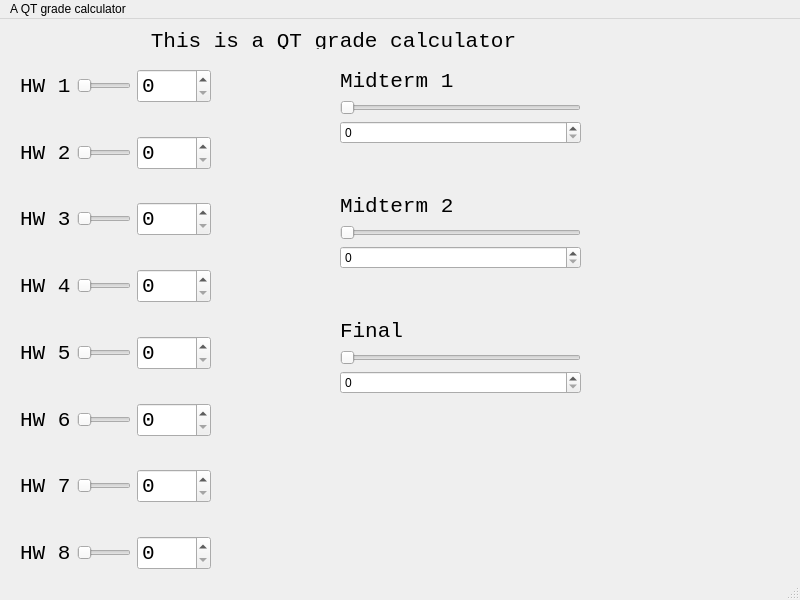
<?xml version="1.0" encoding="UTF-8"?>
<ui version="4.0">
 <class>MainWindow</class>
 <widget class="QMainWindow" name="MainWindow">
  <property name="geometry">
   <rect>
    <x>0</x>
    <y>0</y>
    <width>800</width>
    <height>600</height>
   </rect>
  </property>
  <property name="windowTitle">
   <string>MainWindow</string>
  </property>
  <widget class="QWidget" name="centralwidget">
   <widget class="QLabel" name="label">
    <property name="geometry">
     <rect>
      <x>48</x>
      <y>10</y>
      <width>571</width>
      <height>20</height>
     </rect>
    </property>
    <property name="font">
     <font>
      <family>Courier New</family>
      <pointsize>16</pointsize>
      <weight>50</weight>
      <bold>false</bold>
     </font>
    </property>
    <property name="text">
     <string>&lt;html&gt;&lt;head/&gt;&lt;body&gt;&lt;p align=&quot;center&quot;&gt;This is a QT grade calculator&lt;/p&gt;&lt;/body&gt;&lt;/html&gt;</string>
    </property>
   </widget>
   <widget class="QWidget" name="">
    <property name="geometry">
     <rect>
      <x>20</x>
      <y>50</y>
      <width>191</width>
      <height>501</height>
     </rect>
    </property>
    <property name="font">
     <font>
      <family>Courier New</family>
      <pointsize>16</pointsize>
     </font>
    </property>
    <layout class="QGridLayout" name="gridLayout">
     <item row="9" column="1">
      <widget class="QSlider" name="HW1_slider_5">
       <property name="font">
        <font>
         <family>Courier New</family>
         <pointsize>16</pointsize>
        </font>
       </property>
       <property name="maximum">
        <number>100</number>
       </property>
       <property name="orientation">
        <enum>Qt::Horizontal</enum>
       </property>
      </widget>
     </item>
     <item row="11" column="0">
      <widget class="QLabel" name="label_7">
       <property name="font">
        <font>
         <family>Courier New</family>
         <pointsize>16</pointsize>
        </font>
       </property>
       <property name="text">
        <string>HW 6</string>
       </property>
      </widget>
     </item>
     <item row="5" column="1">
      <widget class="QSlider" name="HW1_slider_3">
       <property name="font">
        <font>
         <family>Courier New</family>
         <pointsize>16</pointsize>
        </font>
       </property>
       <property name="maximum">
        <number>100</number>
       </property>
       <property name="orientation">
        <enum>Qt::Horizontal</enum>
       </property>
      </widget>
     </item>
     <item row="6" column="1">
      <spacer name="verticalSpacer_3">
       <property name="font">
        <font>
         <family>Courier New</family>
         <pointsize>16</pointsize>
        </font>
       </property>
       <property name="orientation">
        <enum>Qt::Vertical</enum>
       </property>
       <property name="sizeHint" stdset="0">
        <size>
         <width>20</width>
         <height>40</height>
        </size>
       </property>
      </spacer>
     </item>
     <item row="0" column="1">
      <widget class="QSlider" name="HW1_slider">
       <property name="font">
        <font>
         <family>Courier New</family>
         <pointsize>16</pointsize>
        </font>
       </property>
       <property name="maximum">
        <number>100</number>
       </property>
       <property name="orientation">
        <enum>Qt::Horizontal</enum>
       </property>
      </widget>
     </item>
     <item row="13" column="1">
      <widget class="QSlider" name="HW1_slider_7">
       <property name="font">
        <font>
         <family>Courier New</family>
         <pointsize>16</pointsize>
        </font>
       </property>
       <property name="maximum">
        <number>100</number>
       </property>
       <property name="orientation">
        <enum>Qt::Horizontal</enum>
       </property>
      </widget>
     </item>
     <item row="15" column="0">
      <widget class="QLabel" name="label_9">
       <property name="font">
        <font>
         <family>Courier New</family>
         <pointsize>16</pointsize>
        </font>
       </property>
       <property name="text">
        <string>HW 8</string>
       </property>
      </widget>
     </item>
     <item row="3" column="0">
      <widget class="QLabel" name="label_3">
       <property name="font">
        <font>
         <family>Courier New</family>
         <pointsize>16</pointsize>
        </font>
       </property>
       <property name="text">
        <string>HW 2</string>
       </property>
      </widget>
     </item>
     <item row="10" column="1">
      <spacer name="verticalSpacer_5">
       <property name="font">
        <font>
         <family>Courier New</family>
         <pointsize>16</pointsize>
        </font>
       </property>
       <property name="orientation">
        <enum>Qt::Vertical</enum>
       </property>
       <property name="sizeHint" stdset="0">
        <size>
         <width>20</width>
         <height>40</height>
        </size>
       </property>
      </spacer>
     </item>
     <item row="7" column="1">
      <widget class="QSlider" name="HW1_slider_4">
       <property name="font">
        <font>
         <family>Courier New</family>
         <pointsize>16</pointsize>
        </font>
       </property>
       <property name="maximum">
        <number>100</number>
       </property>
       <property name="orientation">
        <enum>Qt::Horizontal</enum>
       </property>
      </widget>
     </item>
     <item row="9" column="0">
      <widget class="QLabel" name="label_6">
       <property name="font">
        <font>
         <family>Courier New</family>
         <pointsize>16</pointsize>
        </font>
       </property>
       <property name="text">
        <string>HW 5</string>
       </property>
      </widget>
     </item>
     <item row="3" column="1">
      <widget class="QSlider" name="HW1_slider_2">
       <property name="font">
        <font>
         <family>Courier New</family>
         <pointsize>16</pointsize>
        </font>
       </property>
       <property name="maximum">
        <number>100</number>
       </property>
       <property name="orientation">
        <enum>Qt::Horizontal</enum>
       </property>
      </widget>
     </item>
     <item row="0" column="0">
      <widget class="QLabel" name="label_2">
       <property name="font">
        <font>
         <family>Courier New</family>
         <pointsize>16</pointsize>
        </font>
       </property>
       <property name="text">
        <string>HW 1</string>
       </property>
      </widget>
     </item>
     <item row="5" column="0">
      <widget class="QLabel" name="label_4">
       <property name="font">
        <font>
         <family>Courier New</family>
         <pointsize>16</pointsize>
        </font>
       </property>
       <property name="text">
        <string>HW 3</string>
       </property>
      </widget>
     </item>
     <item row="14" column="1">
      <spacer name="verticalSpacer_7">
       <property name="font">
        <font>
         <family>Courier New</family>
         <pointsize>16</pointsize>
        </font>
       </property>
       <property name="orientation">
        <enum>Qt::Vertical</enum>
       </property>
       <property name="sizeHint" stdset="0">
        <size>
         <width>20</width>
         <height>40</height>
        </size>
       </property>
      </spacer>
     </item>
     <item row="11" column="1">
      <widget class="QSlider" name="HW1_slider_6">
       <property name="font">
        <font>
         <family>Courier New</family>
         <pointsize>16</pointsize>
        </font>
       </property>
       <property name="maximum">
        <number>100</number>
       </property>
       <property name="orientation">
        <enum>Qt::Horizontal</enum>
       </property>
      </widget>
     </item>
     <item row="13" column="0">
      <widget class="QLabel" name="label_8">
       <property name="font">
        <font>
         <family>Courier New</family>
         <pointsize>16</pointsize>
        </font>
       </property>
       <property name="text">
        <string>HW 7</string>
       </property>
      </widget>
     </item>
     <item row="1" column="1">
      <spacer name="verticalSpacer">
       <property name="font">
        <font>
         <family>Courier New</family>
         <pointsize>16</pointsize>
        </font>
       </property>
       <property name="orientation">
        <enum>Qt::Vertical</enum>
       </property>
       <property name="sizeHint" stdset="0">
        <size>
         <width>20</width>
         <height>40</height>
        </size>
       </property>
      </spacer>
     </item>
     <item row="8" column="1">
      <spacer name="verticalSpacer_4">
       <property name="font">
        <font>
         <family>Courier New</family>
         <pointsize>16</pointsize>
        </font>
       </property>
       <property name="orientation">
        <enum>Qt::Vertical</enum>
       </property>
       <property name="sizeHint" stdset="0">
        <size>
         <width>20</width>
         <height>40</height>
        </size>
       </property>
      </spacer>
     </item>
     <item row="7" column="0">
      <widget class="QLabel" name="label_5">
       <property name="font">
        <font>
         <family>Courier New</family>
         <pointsize>16</pointsize>
        </font>
       </property>
       <property name="text">
        <string>HW 4</string>
       </property>
      </widget>
     </item>
     <item row="4" column="1">
      <spacer name="verticalSpacer_2">
       <property name="font">
        <font>
         <family>Courier New</family>
         <pointsize>16</pointsize>
        </font>
       </property>
       <property name="orientation">
        <enum>Qt::Vertical</enum>
       </property>
       <property name="sizeHint" stdset="0">
        <size>
         <width>20</width>
         <height>40</height>
        </size>
       </property>
      </spacer>
     </item>
     <item row="15" column="1">
      <widget class="QSlider" name="HW1_slider_8">
       <property name="font">
        <font>
         <family>Courier New</family>
         <pointsize>16</pointsize>
        </font>
       </property>
       <property name="maximum">
        <number>100</number>
       </property>
       <property name="orientation">
        <enum>Qt::Horizontal</enum>
       </property>
      </widget>
     </item>
     <item row="12" column="1">
      <spacer name="verticalSpacer_6">
       <property name="font">
        <font>
         <family>Courier New</family>
         <pointsize>16</pointsize>
        </font>
       </property>
       <property name="orientation">
        <enum>Qt::Vertical</enum>
       </property>
       <property name="sizeHint" stdset="0">
        <size>
         <width>20</width>
         <height>40</height>
        </size>
       </property>
      </spacer>
     </item>
     <item row="0" column="2">
      <widget class="QSpinBox" name="HW1_spinbox">
       <property name="font">
        <font>
         <family>Courier New</family>
         <pointsize>16</pointsize>
        </font>
       </property>
       <property name="maximum">
        <number>100</number>
       </property>
      </widget>
     </item>
     <item row="3" column="2">
      <widget class="QSpinBox" name="HW1_spinbox_2">
       <property name="font">
        <font>
         <family>Courier New</family>
         <pointsize>16</pointsize>
        </font>
       </property>
       <property name="maximum">
        <number>100</number>
       </property>
      </widget>
     </item>
     <item row="5" column="2">
      <widget class="QSpinBox" name="HW1_spinbox_3">
       <property name="font">
        <font>
         <family>Courier New</family>
         <pointsize>16</pointsize>
        </font>
       </property>
       <property name="maximum">
        <number>100</number>
       </property>
      </widget>
     </item>
     <item row="7" column="2">
      <widget class="QSpinBox" name="HW1_spinbox_4">
       <property name="font">
        <font>
         <family>Courier New</family>
         <pointsize>16</pointsize>
        </font>
       </property>
       <property name="maximum">
        <number>100</number>
       </property>
      </widget>
     </item>
     <item row="9" column="2">
      <widget class="QSpinBox" name="HW1_spinbox_5">
       <property name="font">
        <font>
         <family>Courier New</family>
         <pointsize>16</pointsize>
        </font>
       </property>
       <property name="maximum">
        <number>100</number>
       </property>
      </widget>
     </item>
     <item row="11" column="2">
      <widget class="QSpinBox" name="HW1_spinbox_6">
       <property name="font">
        <font>
         <family>Courier New</family>
         <pointsize>16</pointsize>
        </font>
       </property>
       <property name="maximum">
        <number>100</number>
       </property>
      </widget>
     </item>
     <item row="13" column="2">
      <widget class="QSpinBox" name="HW1_spinbox_7">
       <property name="font">
        <font>
         <family>Courier New</family>
         <pointsize>16</pointsize>
        </font>
       </property>
       <property name="maximum">
        <number>100</number>
       </property>
      </widget>
     </item>
     <item row="15" column="2">
      <widget class="QSpinBox" name="HW1_spinbox_8">
       <property name="font">
        <font>
         <family>Courier New</family>
         <pointsize>16</pointsize>
        </font>
       </property>
       <property name="maximum">
        <number>100</number>
       </property>
      </widget>
     </item>
    </layout>
   </widget>
   <widget class="QWidget" name="">
    <property name="geometry">
     <rect>
      <x>340</x>
      <y>50</y>
      <width>241</width>
      <height>325</height>
     </rect>
    </property>
    <layout class="QGridLayout" name="gridLayout_2">
     <item row="0" column="0">
      <widget class="QLabel" name="label_10">
       <property name="font">
        <font>
         <family>Courier New</family>
         <pointsize>16</pointsize>
        </font>
       </property>
       <property name="text">
        <string>Midterm 1</string>
       </property>
      </widget>
     </item>
     <item row="9" column="0">
      <widget class="QSlider" name="horizontalSlider_3">
       <property name="font">
        <font>
         <family>Courier New</family>
         <pointsize>16</pointsize>
        </font>
       </property>
       <property name="maximum">
        <number>100</number>
       </property>
       <property name="orientation">
        <enum>Qt::Horizontal</enum>
       </property>
      </widget>
     </item>
     <item row="7" column="0">
      <spacer name="verticalSpacer_9">
       <property name="orientation">
        <enum>Qt::Vertical</enum>
       </property>
       <property name="sizeHint" stdset="0">
        <size>
         <width>20</width>
         <height>40</height>
        </size>
       </property>
      </spacer>
     </item>
     <item row="3" column="0">
      <spacer name="verticalSpacer_8">
       <property name="orientation">
        <enum>Qt::Vertical</enum>
       </property>
       <property name="sizeHint" stdset="0">
        <size>
         <width>20</width>
         <height>40</height>
        </size>
       </property>
      </spacer>
     </item>
     <item row="4" column="0">
      <widget class="QLabel" name="label_11">
       <property name="font">
        <font>
         <family>Courier New</family>
         <pointsize>16</pointsize>
        </font>
       </property>
       <property name="text">
        <string>Midterm 2</string>
       </property>
      </widget>
     </item>
     <item row="8" column="0">
      <widget class="QLabel" name="label_12">
       <property name="font">
        <font>
         <family>Courier New</family>
         <pointsize>16</pointsize>
        </font>
       </property>
       <property name="text">
        <string>Final</string>
       </property>
      </widget>
     </item>
     <item row="6" column="0">
      <widget class="QSpinBox" name="spinBox_2">
       <property name="maximum">
        <number>100</number>
       </property>
      </widget>
     </item>
     <item row="5" column="0">
      <widget class="QSlider" name="horizontalSlider_2">
       <property name="font">
        <font>
         <family>Courier New</family>
         <pointsize>16</pointsize>
        </font>
       </property>
       <property name="maximum">
        <number>100</number>
       </property>
       <property name="orientation">
        <enum>Qt::Horizontal</enum>
       </property>
      </widget>
     </item>
     <item row="1" column="0">
      <widget class="QSlider" name="horizontalSlider">
       <property name="font">
        <font>
         <family>Courier New</family>
         <pointsize>16</pointsize>
        </font>
       </property>
       <property name="maximum">
        <number>100</number>
       </property>
       <property name="orientation">
        <enum>Qt::Horizontal</enum>
       </property>
      </widget>
     </item>
     <item row="2" column="0">
      <widget class="QSpinBox" name="spinBox">
       <property name="maximum">
        <number>100</number>
       </property>
      </widget>
     </item>
     <item row="10" column="0">
      <widget class="QSpinBox" name="spinBox_3">
       <property name="maximum">
        <number>100</number>
       </property>
      </widget>
     </item>
    </layout>
   </widget>
  </widget>
  <widget class="QMenuBar" name="menubar">
   <property name="geometry">
    <rect>
     <x>0</x>
     <y>0</y>
     <width>800</width>
     <height>22</height>
    </rect>
   </property>
   <widget class="QMenu" name="menuA_QT_grade_calculator">
    <property name="title">
     <string>A QT grade calculator</string>
    </property>
   </widget>
   <addaction name="menuA_QT_grade_calculator"/>
  </widget>
  <widget class="QStatusBar" name="statusbar"/>
 </widget>
 <resources/>
 <connections>
  <connection>
   <sender>HW1_slider</sender>
   <signal>valueChanged(int)</signal>
   <receiver>HW1_spinbox</receiver>
   <slot>setValue(int)</slot>
   <hints>
    <hint type="sourcelabel">
     <x>84</x>
     <y>87</y>
    </hint>
    <hint type="destinationlabel">
     <x>206</x>
     <y>86</y>
    </hint>
   </hints>
  </connection>
  <connection>
   <sender>HW1_spinbox</sender>
   <signal>valueChanged(int)</signal>
   <receiver>HW1_slider</receiver>
   <slot>setValue(int)</slot>
   <hints>
    <hint type="sourcelabel">
     <x>201</x>
     <y>89</y>
    </hint>
    <hint type="destinationlabel">
     <x>94</x>
     <y>86</y>
    </hint>
   </hints>
  </connection>
  <connection>
   <sender>HW1_slider_2</sender>
   <signal>valueChanged(int)</signal>
   <receiver>HW1_spinbox_2</receiver>
   <slot>setValue(int)</slot>
   <hints>
    <hint type="sourcelabel">
     <x>119</x>
     <y>155</y>
    </hint>
    <hint type="destinationlabel">
     <x>177</x>
     <y>152</y>
    </hint>
   </hints>
  </connection>
  <connection>
   <sender>HW1_slider_3</sender>
   <signal>valueChanged(int)</signal>
   <receiver>HW1_spinbox_3</receiver>
   <slot>setValue(int)</slot>
   <hints>
    <hint type="sourcelabel">
     <x>125</x>
     <y>223</y>
    </hint>
    <hint type="destinationlabel">
     <x>196</x>
     <y>226</y>
    </hint>
   </hints>
  </connection>
  <connection>
   <sender>HW1_slider_4</sender>
   <signal>valueChanged(int)</signal>
   <receiver>HW1_spinbox_4</receiver>
   <slot>setValue(int)</slot>
   <hints>
    <hint type="sourcelabel">
     <x>143</x>
     <y>291</y>
    </hint>
    <hint type="destinationlabel">
     <x>185</x>
     <y>286</y>
    </hint>
   </hints>
  </connection>
  <connection>
   <sender>HW1_slider_5</sender>
   <signal>valueChanged(int)</signal>
   <receiver>HW1_spinbox_5</receiver>
   <slot>setValue(int)</slot>
   <hints>
    <hint type="sourcelabel">
     <x>133</x>
     <y>358</y>
    </hint>
    <hint type="destinationlabel">
     <x>187</x>
     <y>356</y>
    </hint>
   </hints>
  </connection>
  <connection>
   <sender>HW1_slider_6</sender>
   <signal>valueChanged(int)</signal>
   <receiver>HW1_spinbox_6</receiver>
   <slot>setValue(int)</slot>
   <hints>
    <hint type="sourcelabel">
     <x>121</x>
     <y>426</y>
    </hint>
    <hint type="destinationlabel">
     <x>188</x>
     <y>423</y>
    </hint>
   </hints>
  </connection>
  <connection>
   <sender>HW1_slider_7</sender>
   <signal>valueChanged(int)</signal>
   <receiver>HW1_spinbox_7</receiver>
   <slot>setValue(int)</slot>
   <hints>
    <hint type="sourcelabel">
     <x>143</x>
     <y>491</y>
    </hint>
    <hint type="destinationlabel">
     <x>191</x>
     <y>493</y>
    </hint>
   </hints>
  </connection>
  <connection>
   <sender>HW1_slider_8</sender>
   <signal>valueChanged(int)</signal>
   <receiver>HW1_spinbox_8</receiver>
   <slot>setValue(int)</slot>
   <hints>
    <hint type="sourcelabel">
     <x>135</x>
     <y>558</y>
    </hint>
    <hint type="destinationlabel">
     <x>203</x>
     <y>559</y>
    </hint>
   </hints>
  </connection>
  <connection>
   <sender>HW1_spinbox_8</sender>
   <signal>valueChanged(int)</signal>
   <receiver>HW1_slider_8</receiver>
   <slot>setValue(int)</slot>
   <hints>
    <hint type="sourcelabel">
     <x>186</x>
     <y>563</y>
    </hint>
    <hint type="destinationlabel">
     <x>118</x>
     <y>559</y>
    </hint>
   </hints>
  </connection>
  <connection>
   <sender>HW1_spinbox_7</sender>
   <signal>valueChanged(int)</signal>
   <receiver>HW1_slider_7</receiver>
   <slot>setValue(int)</slot>
   <hints>
    <hint type="sourcelabel">
     <x>188</x>
     <y>494</y>
    </hint>
    <hint type="destinationlabel">
     <x>131</x>
     <y>492</y>
    </hint>
   </hints>
  </connection>
  <connection>
   <sender>HW1_spinbox_6</sender>
   <signal>valueChanged(int)</signal>
   <receiver>HW1_slider_6</receiver>
   <slot>setValue(int)</slot>
   <hints>
    <hint type="sourcelabel">
     <x>195</x>
     <y>425</y>
    </hint>
    <hint type="destinationlabel">
     <x>89</x>
     <y>426</y>
    </hint>
   </hints>
  </connection>
  <connection>
   <sender>HW1_spinbox_5</sender>
   <signal>valueChanged(int)</signal>
   <receiver>HW1_slider_5</receiver>
   <slot>setValue(int)</slot>
   <hints>
    <hint type="sourcelabel">
     <x>186</x>
     <y>357</y>
    </hint>
    <hint type="destinationlabel">
     <x>97</x>
     <y>357</y>
    </hint>
   </hints>
  </connection>
  <connection>
   <sender>HW1_spinbox_4</sender>
   <signal>valueChanged(int)</signal>
   <receiver>HW1_slider_4</receiver>
   <slot>setValue(int)</slot>
   <hints>
    <hint type="sourcelabel">
     <x>176</x>
     <y>298</y>
    </hint>
    <hint type="destinationlabel">
     <x>139</x>
     <y>284</y>
    </hint>
   </hints>
  </connection>
  <connection>
   <sender>HW1_spinbox_3</sender>
   <signal>valueChanged(int)</signal>
   <receiver>HW1_slider_3</receiver>
   <slot>setValue(int)</slot>
   <hints>
    <hint type="sourcelabel">
     <x>192</x>
     <y>224</y>
    </hint>
    <hint type="destinationlabel">
     <x>117</x>
     <y>222</y>
    </hint>
   </hints>
  </connection>
  <connection>
   <sender>HW1_spinbox_2</sender>
   <signal>valueChanged(int)</signal>
   <receiver>HW1_slider_2</receiver>
   <slot>setValue(int)</slot>
   <hints>
    <hint type="sourcelabel">
     <x>183</x>
     <y>153</y>
    </hint>
    <hint type="destinationlabel">
     <x>111</x>
     <y>151</y>
    </hint>
   </hints>
  </connection>
  <connection>
   <sender>HW1_spinbox</sender>
   <signal>valueChanged(int)</signal>
   <receiver>HW1_slider</receiver>
   <slot>setValue(int)</slot>
   <hints>
    <hint type="sourcelabel">
     <x>174</x>
     <y>92</y>
    </hint>
    <hint type="destinationlabel">
     <x>123</x>
     <y>88</y>
    </hint>
   </hints>
  </connection>
  <connection>
   <sender>horizontalSlider</sender>
   <signal>valueChanged(int)</signal>
   <receiver>spinBox</receiver>
   <slot>setValue(int)</slot>
   <hints>
    <hint type="sourcelabel">
     <x>446</x>
     <y>106</y>
    </hint>
    <hint type="destinationlabel">
     <x>453</x>
     <y>132</y>
    </hint>
   </hints>
  </connection>
  <connection>
   <sender>horizontalSlider_2</sender>
   <signal>valueChanged(int)</signal>
   <receiver>spinBox_2</receiver>
   <slot>setValue(int)</slot>
   <hints>
    <hint type="sourcelabel">
     <x>466</x>
     <y>235</y>
    </hint>
    <hint type="destinationlabel">
     <x>467</x>
     <y>266</y>
    </hint>
   </hints>
  </connection>
  <connection>
   <sender>horizontalSlider_3</sender>
   <signal>valueChanged(int)</signal>
   <receiver>spinBox_3</receiver>
   <slot>setValue(int)</slot>
   <hints>
    <hint type="sourcelabel">
     <x>470</x>
     <y>361</y>
    </hint>
    <hint type="destinationlabel">
     <x>469</x>
     <y>376</y>
    </hint>
   </hints>
  </connection>
  <connection>
   <sender>spinBox_3</sender>
   <signal>valueChanged(int)</signal>
   <receiver>horizontalSlider_3</receiver>
   <slot>setValue(int)</slot>
   <hints>
    <hint type="sourcelabel">
     <x>528</x>
     <y>381</y>
    </hint>
    <hint type="destinationlabel">
     <x>524</x>
     <y>361</y>
    </hint>
   </hints>
  </connection>
  <connection>
   <sender>spinBox_2</sender>
   <signal>valueChanged(int)</signal>
   <receiver>horizontalSlider_2</receiver>
   <slot>setValue(int)</slot>
   <hints>
    <hint type="sourcelabel">
     <x>530</x>
     <y>266</y>
    </hint>
    <hint type="destinationlabel">
     <x>530</x>
     <y>228</y>
    </hint>
   </hints>
  </connection>
  <connection>
   <sender>spinBox</sender>
   <signal>valueChanged(int)</signal>
   <receiver>horizontalSlider</receiver>
   <slot>setValue(int)</slot>
   <hints>
    <hint type="sourcelabel">
     <x>507</x>
     <y>127</y>
    </hint>
    <hint type="destinationlabel">
     <x>513</x>
     <y>99</y>
    </hint>
   </hints>
  </connection>
 </connections>
</ui>
